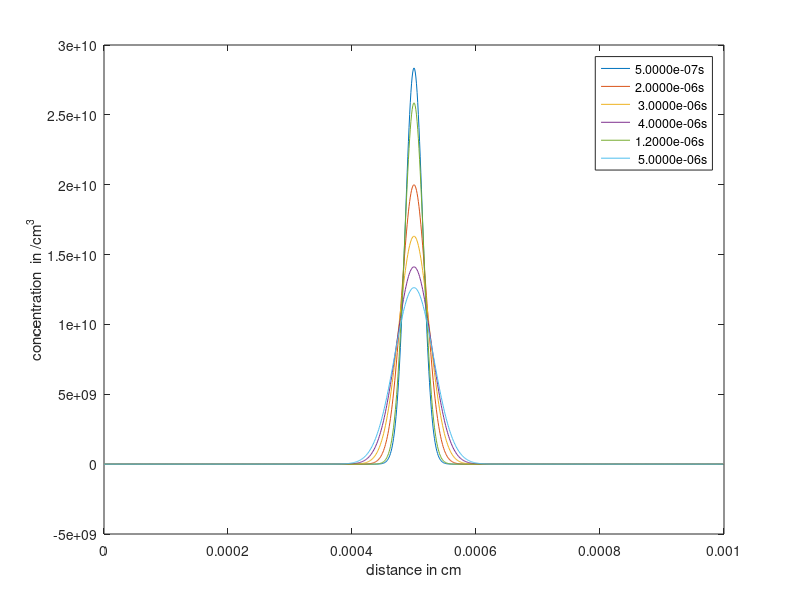

The MATLAB script that drew this image: (Note: this script raises an error after producing the figure.)
clear

itr_x = 1000;
D = 10^-4;
distance= 10*10^-4; 
h = distance/itr_x;
p=  h*h/(2*D);
A = zeros(itr_x,itr_x);
n_old = zeros(itr_x,1);
n_new = zeros(itr_x,1);
B_old = zeros(itr_x,1);
B_new = zeros(itr_x,1);
S =10^6;
pt_c = 5*10^-4;
pt_a = 0;
pt_b = 0;
x1 = zeros(itr_x,1);
iterations  = 1000;
dum =1

for i = 1:  itr_x
        x1(i) = (i-1)*h;
end

 pt_5um = find (x1 == pt_c); 
for i= 2:itr_x-1
    
        A(i,i-1)= 1/(h*h);
        A(i,i)  = -1*(2/(h*h) + 1/(D*p));
        A(i,i+1)= 1/(h*h);
end
%  A(1,1) =  -1*(1/(h*h) + 1/(D*p));
%  A(1,2) =  1/(h*h);
%  A(itr_x,itr_x) =-1*(1/(h*h) + 1/(D*p));
%  A(itr_x,itr_x-1) =1/(h*h);
 A(1,1) =  1;
 A(1,2) =  0;
 A(itr_x,itr_x) =1;
 A(itr_x,itr_x-1) =0;

% n_old(1) =1000;
% n_new(1) =1000;
A_inverse = A^-1;

n= zeros(itr_x,iterations) ;
n_old(pt_5um) = S/h
while(dum<iterations)
    dum = dum + 1;
    B_new = -n_old/(D*p);
    n_new = A_inverse * B_new;
    n_old(1) =0;
    n_new(1) =0;
    n_old(itr_x) =0;
    n_new(itr_x) =0;
    n_old = n_new;
    %temp2 = (n(pt_5um+1,t)+ n(pt_5um-1,t))/(h*h) + n(pt_5um,t-1)/(D*p);
    %n(pt_5um,:) = (temp2 - S) /(2/(h*h) + 1/(D*p)) ;
    n(:,dum) = n_old;
end
figure(1)
plot (x1,n(:,50*4),x1,n(:,100*4),x1,n(:,150*4),x1,n(:,200*4),x1,n(:,240),x1,n(:,999));
%legend('2*10^{-5}s','4*10^{-5}s','6*10^{-5}s','8*10^{-5}s','10*10^{-5}s')
legend('5.0000e-07s','2.0000e-06s',' 3.0000e-06s',' 4.0000e-06s','1.2000e-06s',' 5.0000e-06s')
%plot (x1,n(:,2),x1,n(:,3),x1,n(:,4),x1,n(:,5),x1,n(:,6),x1,n(:,7));
%legend('2*10^{-3}','4*10^{-3}','6*10^{-3}','8*10^{-3}','10*10^{-3}')
xlabel('distance in cm')

ylabel('concentration  in /cm^{3}')
%%%%%%analytical 

syms m
tt = 240 * p;
A = S/sqrt((4*pi*D*tt));
for i = 1:itr_x
    M = (x1(i)- 5*10^-4)^2;
    n_analy(i) = A*exp(-1*M/(4*D*tt));
end
figure(2)

plot(x1,n_analy,x1,n(:,240))
title('t =1.2000e-06 s')
legend('Analytical','numerical')
xlabel('distance in cm')

ylabel('concentration  in /cm^{3}')
            
